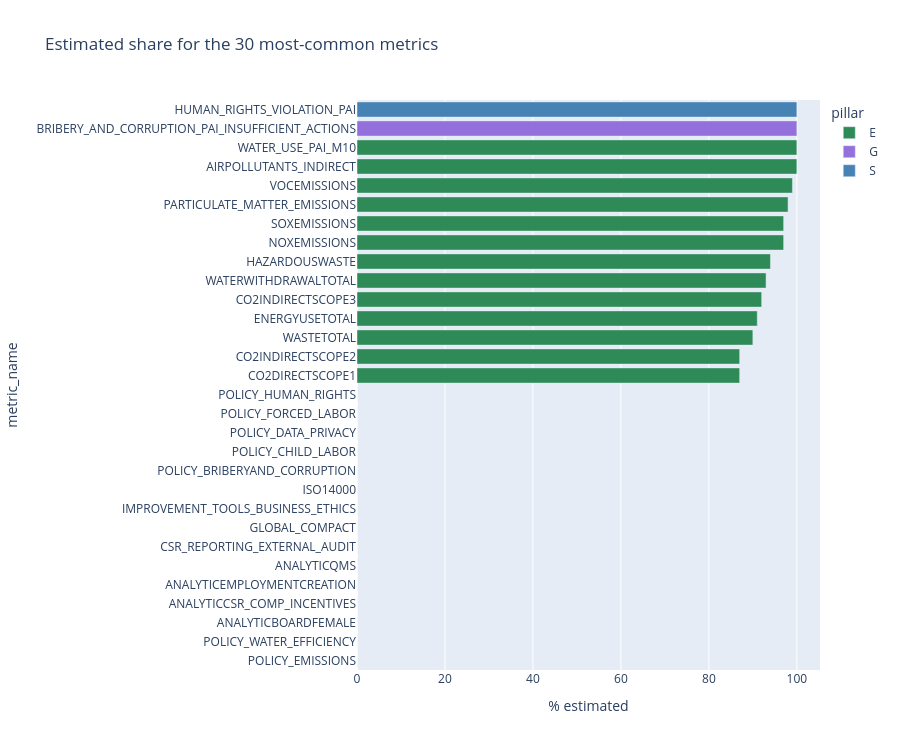

Notebook code for this chart:
### Markdown cell above
**Read:** even for the *same* metric, disclosure varies enormously — Airlines/Rail/
Autos actually measure Scope 1 (~64–70% estimated), while Biofuels, Mortgage
Finance and Advertising almost never report it (>92% estimated). A single
industry-agnostic "carbon estimate" therefore hides very different data quality.

### Code cell
# Full metric x pillar heatmap: estimated-share for the most-common metrics
top_metrics = df.metric_name.value_counts().head(30).index
piv = (df[df.metric_name.isin(top_metrics)]
       .groupby(["metric_name","pillar"])["est"].mean().mul(100).round(0)
       .reset_index())
fig = px.bar(piv, x="est", y="metric_name", color="pillar", orientation="h",
             title="Estimated share for the 30 most-common metrics",
             labels={"est":"% estimated"},
             color_discrete_map={"E":"#2e8b57","S":"#4682b4","G":"#9370db"})
fig.update_layout(yaxis={"categoryorder":"total ascending"}, height=750); fig.show()

### Figure 1 — Plotly figure (JSON) as saved in the notebook; plotly's stock layout.template omitted (floating-point values rounded to 4 significant figures)
{"data": [{"hovertemplate": "pillar=E<br>% estimated=%{x}<br>metric_name=%{y}<extra></extra>", "legendgroup": "E", "marker": {"color": "#2e8b57", "pattern": {"shape": ""}}, "name": "E", "orientation": "h", "showlegend": true, "textposition": "auto", "type": "bar", "x": [100.0, 87.0, 87.0, 92.0, 91.0, 94.0, 97.0, 98.0, 0.0, 0.0, 97.0, 99.0, 90.0, 93.0, 100.0], "xaxis": "x", "y": ["AIRPOLLUTANTS_INDIRECT", "CO2DIRECTSCOPE1", "CO2INDIRECTSCOPE2", "CO2INDIRECTSCOPE3", "ENERGYUSETOTAL", "HAZARDOUSWASTE", "NOXEMISSIONS", "PARTICULATE_MATTER_EMISSIONS", "POLICY_EMISSIONS", "POLICY_WATER_EFFICIENCY", "SOXEMISSIONS", "VOCEMISSIONS", "WASTETOTAL", "WATERWITHDRAWALTOTAL", "WATER_USE_PAI_M10"], "yaxis": "y"}, {"hovertemplate": "pillar=G<br>% estimated=%{x}<br>metric_name=%{y}<extra></extra>", "legendgroup": "G", "marker": {"color": "#9370db", "pattern": {"shape": ""}}, "name": "G", "orientation": "h", "showlegend": true, "textposition": "auto", "type": "bar", "x": [0.0, 0.0, 0.0, 0.0, 100.0, 0.0, 0.0], "xaxis": "x", "y": ["ANALYTICBOARDFEMALE", "ANALYTICCSR_COMP_INCENTIVES", "ANALYTICEMPLOYMENTCREATION", "ANALYTICQMS", "BRIBERY_AND_CORRUPTION_PAI_INSUFFICIENT_ACTIONS", "CSR_REPORTING_EXTERNAL_AUDIT", "GLOBAL_COMPACT"], "yaxis": "y"}, {"hovertemplate": "pillar=S<br>% estimated=%{x}<br>metric_name=%{y}<extra></extra>", "legendgroup": "S", "marker": {"color": "#4682b4", "pattern": {"shape": ""}}, "name": "S", "orientation": "h", "showlegend": true, "textposition": "auto", "type": "bar", "x": [100.0, 0.0, 0.0, 0.0, 0.0, 0.0, 0.0, 0.0], "xaxis": "x", "y": ["HUMAN_RIGHTS_VIOLATION_PAI", "IMPROVEMENT_TOOLS_BUSINESS_ETHICS", "ISO14000", "POLICY_BRIBERYAND_CORRUPTION", "POLICY_CHILD_LABOR", "POLICY_DATA_PRIVACY", "POLICY_FORCED_LABOR", "POLICY_HUMAN_RIGHTS"], "yaxis": "y"}], "layout": {"barmode": "relative", "height": 750, "legend": {"title": {"text": "pillar"}, "tracegroupgap": 0}, "title": {"text": "Estimated share for the 30 most-common metrics"}, "xaxis": {"anchor": "y", "domain": [0.0, 1.0], "title": {"text": "% estimated"}}, "yaxis": {"anchor": "x", "categoryorder": "total ascending", "domain": [0.0, 1.0], "title": {"text": "metric_name"}}}}
